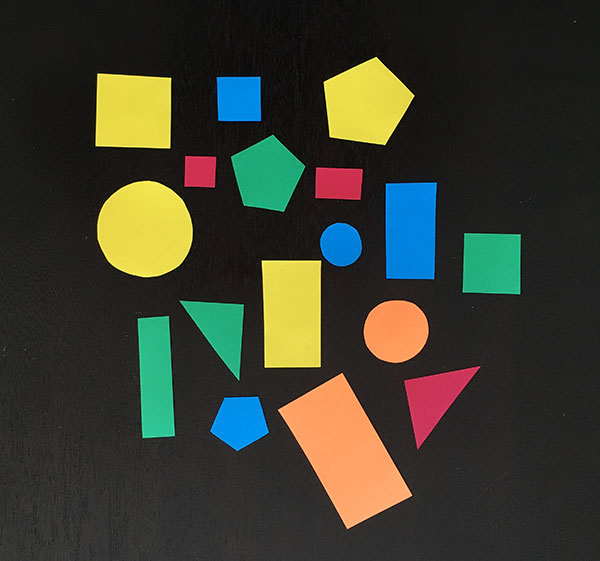
#> input picture baboon_tracking/blob_detection/test.jpg, 600 x 561 px
$ python -i framepreprocessor.py   (imports and definitions only)
#> lines starting #> are read from the running program, lines starting #| are printed output that depends on the picture
#> further down, picture is the input picture: shape (561, 600, 3); mean B, G, R 47.2, 60.1, 58.4
import cv2

class FramePreprocessor:
    def preprocess(self, frame):
        img_yuv = cv2.cvtColor(frame, cv2.COLOR_BGR2YUV)
#> img_yuv: shape (561, 600, 3); mean of channels 0, 1, 2 58.1, 122.6, 128.3

        img_yuv[:,:,0] = cv2.equalizeHist(img_yuv[:,:,0])
#> img_yuv: shape (561, 600, 3); mean of channels 0, 1, 2 129.9, 122.6, 128.3

        return cv2.cvtColor(img_yuv, cv2.COLOR_YUV2BGR)
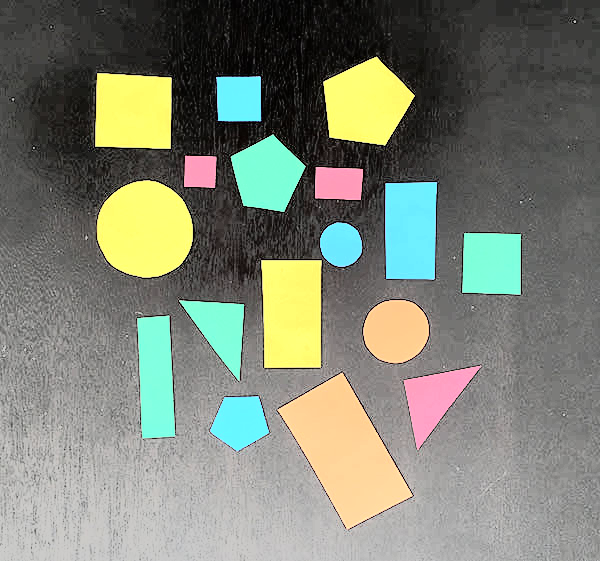
#> returned value: shape (561, 600, 3); mean B, G, R 116.6, 130.9, 126

>>> import cv2
>>> picture = cv2.imread('../../baboon_tracking/blob_detection/test.jpg')
>>> result = FramePreprocessor().preprocess(picture)
